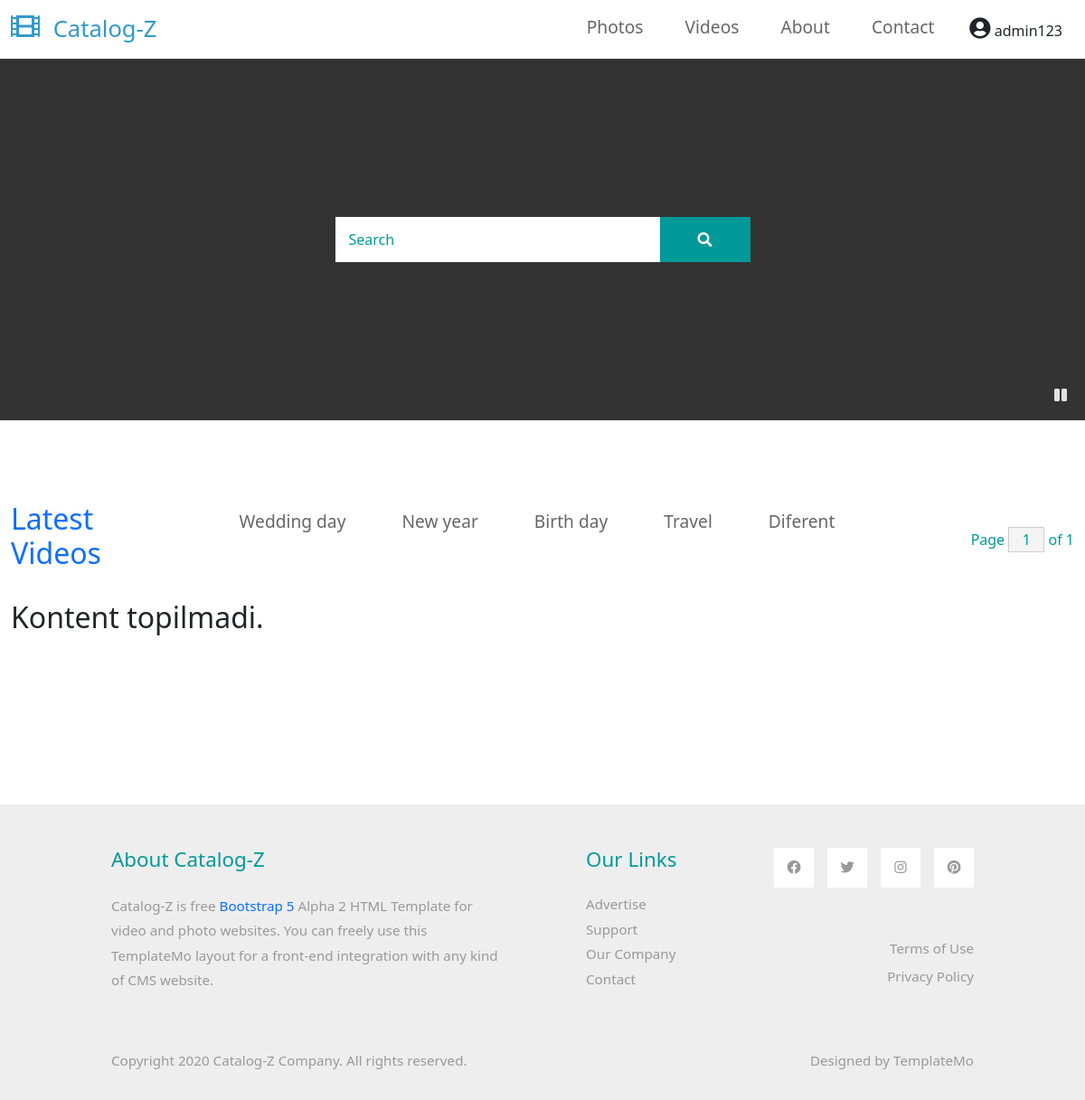
Screenshot of /videos/ (signed in) with the database file from the repository.
### user/models.py (models this page shows)
class CustomUser(AbstractUser):
  first_name = models.CharField(max_length=100)
  last_name = models.CharField(max_length=100)
  age = models.PositiveIntegerField(null=True,blank=True)
  address = models.TextField()

### gallery/models/category.py (models this page shows, shortened)
class Category(models.Model):
  name = models.CharField(max_length=150)
  @staticmethod
  def get_all_category():
    return Category.objects.all()

### gallery/views.py (the view)
# urls.py: path('videos/',Video,name='videos',),
def Video(request):
  postcategory = None
  categories = Category.get_all_category()
  postlist = PostVideo.get_all_postvideo().order_by('?')
  pages = Paginator(postlist,12)
  page_number = request.GET.get('page')
  categoryID = request.GET.get("category")
  if categoryID:
    postcategory = PostVideo.get_all_postvideo_by_categoryid(categoryID)
  elif page_number:
    postcategory = pages.page(page_number).object_list
  else:
    postcategory = pages.page(1).object_list
  search = request.GET.get('search')
  if search:
    postcategory = PostVideo.get_all_postvideo().filter(Q(title__icontains=search))
  context = {}
  context['categories'] = categories
  context['postvideo'] = postcategory
  context['pages'] = pages
  return render(request,'videos.html', context)

### gallery/models/postsvideo.py (called while the page is built)
  @staticmethod
  def get_all_postvideo():
    return PostVideo.objects.all()

### templates/videos.html (shortened to what this page needs)
{% extends 'base.html' %}
{% load static %}
{% block content %}
    <div class="tm-hero d-flex justify-content-center align-items-center" id="tm-video-container">
        <i id="tm-video-control-button" class="fas fa-pause"></i>
        <form class="d-flex position-absolute tm-search-form" method="get">
            <input class="form-control tm-search-input" name="search" type="search" placeholder="Search" aria-label="Search">
            <button class="btn btn-outline-success tm-search-btn" type="submit">
                <i class="fas fa-search"></i>
            </button>
        </form>
    </div>
    <div class="container-fluid tm-container-content tm-mt-60">
        <div class="row mb-4">
            <h2 class="col-2 tm-text-primary">
               <a href=""> Latest Videos</a>
            </h2>
            {% if categories %}
            <ul class="nav justify-content-center col-8">
                {% for category in categories %}
                <li class="nav-item"><a href="/videos/?category={{category.pk}}" class="nav-link">{{category.name}}</a></li>
                {% endfor %}
            </ul>
            {% endif %}
            <div class="col-2 d-flex justify-content-end align-items-center">
                <form action="" method="get" class="tm-text-primary">
                    Page <input type="text" name="page" value="1" size="1" class="tm-input-paging tm-text-primary"> of {{pages.num_pages}}
                </form>
            </div>
        </div>
        <div class="row tm-mb-90 tm-gallery">
            {% if postvideo %}
            {% for post in postvideo %}
            <div class="col-xl-3 col-lg-4 col-md-6 col-sm-6 col-12 mb-5">
                <figure class="effect-ming tm-video-item">
                    <img src="{{ post.video.url }}" alt="Image" class="img-fluid">
                    <figcaption class="d-flex align-items-center justify-content-center">
                        <h2>{{post.title}}</h2>
                        <a href="{% url 'video_detail' post.pk %}">View more</a>
                    </figcaption>
                </figure>
                <div class="d-flex justify-content-between tm-text-gray">
                    <span>{{post.date}}</span>
                    <span>{{post.author}}</span>
                </div>
                <div class="d-flex justify-content-between tm-text-gray">
                    <strong class="text-secondary"><i class="far fa-heart mr-2" style="font-size:20px;"></i>{{ post.number_of_likes }} likes</strong>
                    <strong class="text-secondary"><i class=" far fa-eye"></i> {{ post.total_views }}  views</strong>
                </div>
            </div>
            {% endfor %}
            {% else %}
            <h2>Kontent topilmadi.</h2>
            {% endif %}
        </div>
    </div>
{% endblock %}

### templates/base.html (shortened to what this page needs)
{% load static %}
<!DOCTYPE html>
<html lang="en">
<head>
    <link rel="stylesheet" href="{% static 'css/bootstrap.min.css' %}">
    <link rel="stylesheet" href="{% static 'fontawesome/css/all.min.css' %}">
    <link rel="stylesheet" href="{% static 'css/templatemo-style.css' %}">
</head>
<body>
    <nav class="navbar navbar-expand-lg">
        <div class="container-fluid">
            <a class="navbar-brand" href="#">
                <i class="fas fa-film mr-2"></i>
                Catalog-Z
            </a>
            <div class="collapse navbar-collapse" id="navbarSupportedContent" style="z-index: 100;">
            <ul class="navbar-nav ml-auto mb-2 mb-lg-0">
                <li class="nav-item">
                    <a class="nav-link nav-link-1 " aria-current="page" href="/">Photos</a>
                </li>
                <li class="nav-item">
                    <a class="nav-link nav-link-2" href="{% url 'videos' %}">Videos</a>
                </li>
                <li class="nav-item">
                    <a class="nav-link nav-link-3" href="{% url 'about' %}">About</a>
                </li>
                <li class="nav-item">
                    <a class="nav-link nav-link-4" href="{% url 'contact' %}">Contact</a>
                </li>
                {% if user.is_authenticated %}
                <div class="btn-group dropleft">
                    <button class="btn dropdown-toggle" data-toggle="dropdown" aria-haspopup="true" aria-expanded="false">
                      <i class="fas fa-user-circle" style="font-size: 1.5rem;" data-toggle="tooltip" title="{{user.username}}"></i>
                      {{user.username}}
                    </button>
                </div>
                {% endif %}
            </ul>
            </div>
        </div>
    </nav>
    {% block content %}
    {% endblock %}
    <footer class="tm-bg-gray pt-5 pb-3 tm-text-gray tm-footer">
      <div class="container-fluid tm-container-small">
          <div class="row">
              <div class="col-lg-6 col-md-12 col-12 px-5 mb-5">
                  <h3 class="tm-text-primary mb-4 tm-footer-title">About Catalog-Z</h3>
                  <p>Catalog-Z is free <a rel="sponsored" href="https://v5.getbootstrap.com/">Bootstrap 5</a> Alpha 2 HTML Template for video and photo websites. You can freely use this TemplateMo layout for a front-end integration with any kind of CMS website.</p>
              </div>
              <div class="col-lg-3 col-md-6 col-sm-6 col-12 px-5 mb-5">
                  <h3 class="tm-text-primary mb-4 tm-footer-title">Our Links</h3>
                  <ul class="tm-footer-links pl-0">
                      <li><a href="#">Advertise</a></li>
                      <li><a href="#">Support</a></li>
                      <li><a href="#">Our Company</a></li>
                      <li><a href="#">Contact</a></li>
                  </ul>
              </div>
              <div class="col-lg-3 col-md-6 col-sm-6 col-12 px-5 mb-5">
                  <ul class="tm-social-links d-flex justify-content-end pl-0 mb-5">
                      <li class="mb-2"><a href="https://facebook.com"><i class="fab fa-facebook"></i></a></li>
                      <li class="mb-2"><a href="https://twitter.com"><i class="fab fa-twitter"></i></a></li>
                      <li class="mb-2"><a href="https://instagram.com"><i class="fab fa-instagram"></i></a></li>
                      <li class="mb-2"><a href="https://pinterest.com"><i class="fab fa-pinterest"></i></a></li>
                  </ul>
                  <a href="#" class="tm-text-gray text-right d-block mb-2">Terms of Use</a>
                  <a href="#" class="tm-text-gray text-right d-block">Privacy Policy</a>
              </div>
          </div>
          <div class="row">
              <div class="col-lg-8 col-md-7 col-12 px-5 mb-3">
                  Copyright 2020 Catalog-Z Company. All rights reserved.
              </div>
              <div class="col-lg-4 col-md-5 col-12 px-5 text-right">
                  Designed by <a href="https://templatemo.com" class="tm-text-gray" rel="sponsored" target="_parent">TemplateMo</a>
              </div>
          </div>
      </div>
  </footer>
</body>
</html>

### static/css/templatemo-style.css (style rules this page uses)
p { line-height: 1.8; }
a { text-decoration: none; transition: all 0.3s ease; }
.container-fluid { max-width: 1770px; }
.tm-container-small { max-width: 1050px; }
.btn { border-radius: 0; }
.form-control { padding: 10px 20px; width: 100%; height: auto; }
.navbar-brand { color: #3399CC; font-size: 1.6rem; }
.navbar-brand i { font-size: 2rem; }
.tm-hero { min-height: 200px; background: transparent; }
.tm-mt-60 { margin-top: 60px; }
.tm-mb-90 { margin-bottom: 90px; }
.tm-text-primary { color: #009999; }
.tm-bg-gray { background-color: #EEEEEE; }
.tm-input-paging { width: 40px; border-radius: 0; border: 1px solid #CCCCCC; background: #f4f4f4; text-align: center; }
.nav-item { margin-right: 30px; }
.nav-item:last-child { margin-right: 0; }
.nav-link { color: #666666; border-bottom: 4px solid transparent; font-size: 1.2rem; }
.tm-search-input { width: 360px; border-radius: 0; padding: 12px 15px; color: #009999; border: none; }
.tm-search-input::placeholder { color: #009999; opacity: 1; }
.tm-search-btn { color: white; background-color: #009999; border: none; width: 100px; height: 50px; margin-left: -1px; }
p, .tm-text-gray { color: #999; }
.tm-footer-links li { list-style: none; margin-bottom: 5px; }
.tm-footer-links li a { color: #999999; }
.tm-social-links li { list-style: none; margin-right: 15px; }
.tm-social-links li:last-child { margin-right: 0; }
.tm-social-links li a { color: #999999; width: 44px; height: 44px; display: flex; background-color: #fff; align-items: center; justify-content: center; }
.tm-footer { font-size: 0.95rem; }
.tm-footer-title { font-size: 1.4rem; }
#tm-video-container { max-height: 400px; overflow: hidden; background-color: #333; margin-bottom: 90px; position: relative; }
#tm-video-control-button { position: absolute; bottom: 20px; right: 20px; z-index: 1000; color: #e1e1e1; }
.form-control, input:-internal-autofill-selected, select:not([multiple]) { color: #009999 !important; }
.form-control::placeholder { color: #009999; opacity: 1; }

### templates/base.html (style rules this page uses)
.dropleft .dropdown-toggle::before { display: none; }
.dropleft .dropdown-toggle { padding-left: 0; outline: none; }

### rows the page displays
CustomUser: username "admin123"
Category: name "Wedding day"
Category: name "New year"
Category: name "Birth day"
Category: name "Travel"
Category: name "Diferent"

### other values shown
{{ pages.num_pages }} "1"
